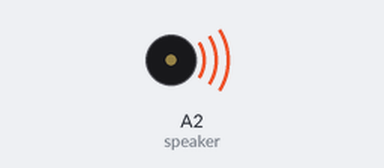
Recording of a sketch running on a simulated Arduino Uno, built with avr-gcc and run on an emulated ATmega328P. On the bench: buzzer (waves = sounding). What the sketch prints to the serial monitor is not drawn.

Above: at 0.4 s.
At 2.3 s:
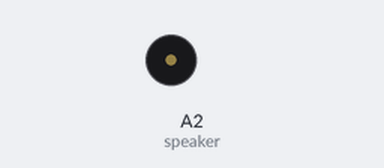
Timing chart, 0 to 3.8 s (numbered marks = the images above):
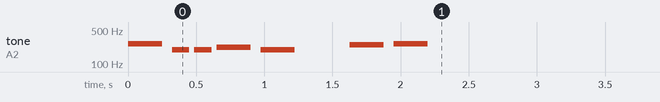

The sketch:

debugging-interrupts.ino
```cpp
#include "pitches.h"

// * define all of the pins
// * each of these is marked as an interruptable pin on the M0 Adalogger
#define break_beam_ZERO 15
#define break_beam_ONE 11
#define break_beam_TWO 10
#define break_beam_THREE 9
#define break_beam_FOUR 6
#define break_beam_FIVE 5

#define speaker A2

// * Init some state tracking vars
volatile int breakBeamState_ZERO = 1;
volatile int breakBeamState_ONE = 1;
volatile int breakBeamState_TWO = 1;
volatile int breakBeamState_THREE = 1;
volatile int breakBeamState_FOUR = 1;
volatile int breakBeamState_FIVE = 1;

int melody[] = {
    NOTE_C4, NOTE_G3, NOTE_G3, NOTE_A3, NOTE_G3, 0, NOTE_B3, NOTE_C4};

// note durations: 4 = quarter note, 8 = eighth note, etc.:
int noteDurations[] = {
    4, 8, 8, 4, 4, 4, 4, 4};

void ready()
{
    Serial.println("playing tones");
    for (int thisNote = 0; thisNote < 8; thisNote++)
    {

        // to calculate the note duration, take one second divided by the note type.
        //e.g. quarter note = 1000 / 4, eighth note = 1000/8, etc.
        int noteDuration = 1000 / noteDurations[thisNote];
        tone(speaker, melody[thisNote], noteDuration);

        // to distinguish the notes, set a minimum time between them.
        // the note's duration + 30% seems to work well:
        int pauseBetweenNotes = noteDuration * 1.30;
        delay(pauseBetweenNotes);
        // stop the tone playing:
        noTone(speaker);
    }
}

void setup()
{
    Serial.begin(115200);
    while (!Serial)
        ;
    Serial.println("Starting up");

    // * Set up each of the break-beam pins
    // * Note that this is a modification of the original pinout settings that I was using
    // * when I was trying to query the state in the loop.
    // * The original settings looked like this:

    pinMode(break_beam_ZERO, INPUT);
    digitalWrite(break_beam_ZERO, HIGH);
    attachInterrupt(break_beam_ZERO, setBreakbeamState, FALLING);

    pinMode(break_beam_ONE, INPUT);
    digitalWrite(break_beam_ONE, HIGH);
    attachInterrupt(break_beam_ONE, setBreakbeamState, FALLING);

    pinMode(break_beam_TWO, INPUT);
    digitalWrite(break_beam_TWO, HIGH);
    attachInterrupt(break_beam_TWO, setBreakbeamState, FALLING);

    pinMode(break_beam_THREE, INPUT);
    digitalWrite(break_beam_THREE, HIGH);
    attachInterrupt(break_beam_THREE, setBreakbeamState, FALLING);

    pinMode(break_beam_FOUR, INPUT);
    digitalWrite(break_beam_FOUR, HIGH);
    attachInterrupt(break_beam_FOUR, setBreakbeamState, FALLING);

    pinMode(break_beam_FIVE, INPUT);
    digitalWrite(break_beam_FIVE, HIGH);
    attachInterrupt(break_beam_FIVE, setBreakbeamState, FALLING);

    Serial.println("Ready to debug");
    ready();
}

void loop()
{
    // * Check our state. In theory these should be updated by the ISR, but I'm not seeing the changes
    if (!breakBeamState_ZERO || !breakBeamState_ONE || !breakBeamState_TWO || !breakBeamState_THREE || !breakBeamState_FOUR || !breakBeamState_FIVE)
    {
        Serial.println("===================");

        Serial.println(breakBeamState_ZERO);
        Serial.println(breakBeamState_ONE);
        Serial.println(breakBeamState_TWO);
        Serial.println(breakBeamState_THREE);
        Serial.println(breakBeamState_FOUR);
        Serial.println(breakBeamState_FIVE);
        Serial.println("===================");
    }
    // delay(100);
}

void setBreakbeamState()
{
    // * Reading in the state of the break beam pins
    breakBeamState_ZERO = digitalRead(break_beam_ZERO);
    breakBeamState_ONE = digitalRead(break_beam_ONE);
    breakBeamState_TWO = digitalRead(break_beam_TWO);
    breakBeamState_THREE = digitalRead(break_beam_THREE);
    breakBeamState_FOUR = digitalRead(break_beam_FOUR);
    breakBeamState_FIVE = digitalRead(break_beam_FIVE);
}
```

pitches.h
```cpp
/*************************************************
 * Public Constants
 *************************************************/

#define NOTE_B0 31
#define NOTE_C1 33
#define NOTE_CS1 35
#define NOTE_D1 37
#define NOTE_DS1 39
#define NOTE_E1 41
#define NOTE_F1 44
#define NOTE_FS1 46
#define NOTE_G1 49
#define NOTE_GS1 52
#define NOTE_A1 55
#define NOTE_AS1 58
#define NOTE_B1 62
#define NOTE_C2 65
#define NOTE_CS2 69
#define NOTE_D2 73
#define NOTE_DS2 78
#define NOTE_E2 82
#define NOTE_F2 87
#define NOTE_FS2 93
#define NOTE_G2 98
#define NOTE_GS2 104
#define NOTE_A2 110
#define NOTE_AS2 117
#define NOTE_B2 123
#define NOTE_C3 131
#define NOTE_CS3 139
#define NOTE_D3 147
#define NOTE_DS3 156
#define NOTE_E3 165
#define NOTE_F3 175
#define NOTE_FS3 185
#define NOTE_G3 196
#define NOTE_GS3 208
#define NOTE_A3 220
#define NOTE_AS3 233
#define NOTE_B3 247
#define NOTE_C4 262
#define NOTE_CS4 277
#define NOTE_D4 294
#define NOTE_DS4 311
#define NOTE_E4 330
#define NOTE_F4 349
#define NOTE_FS4 370
#define NOTE_G4 392
#define NOTE_GS4 415
#define NOTE_A4 440
#define NOTE_AS4 466
#define NOTE_B4 494
#define NOTE_C5 523
#define NOTE_CS5 554
#define NOTE_D5 587
#define NOTE_DS5 622
#define NOTE_E5 659
#define NOTE_F5 698
#define NOTE_FS5 740
#define NOTE_G5 784
#define NOTE_GS5 831
#define NOTE_A5 880
#define NOTE_AS5 932
#define NOTE_B5 988
#define NOTE_C6 1047
#define NOTE_CS6 1109
#define NOTE_D6 1175
#define NOTE_DS6 1245
#define NOTE_E6 1319
#define NOTE_F6 1397
#define NOTE_FS6 1480
#define NOTE_G6 1568
#define NOTE_GS6 1661
#define NOTE_A6 1760
#define NOTE_AS6 1865
#define NOTE_B6 1976
#define NOTE_C7 2093
#define NOTE_CS7 2217
#define NOTE_D7 2349
#define NOTE_DS7 2489
#define NOTE_E7 2637
#define NOTE_F7 2794
#define NOTE_FS7 2960
#define NOTE_G7 3136
#define NOTE_GS7 3322
#define NOTE_A7 3520
#define NOTE_AS7 3729
#define NOTE_B7 3951
#define NOTE_C8 4186
#define NOTE_CS8 4435
#define NOTE_D8 4699
#define NOTE_DS8 4978
```
